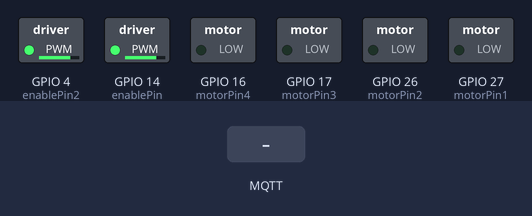
A sketch run on a simulated ESP32. Parts: switched loads named in the sketch (green lamp = pin HIGH). Inputs (shaded band) come from the test bench. WiFi joins after 1.5 s; servers stay silent unless stated; no MQTT or app messages arrive unless stated; what the sketch prints to the serial monitor is not drawn.

Above: at 2.7 s.
2.8 s: MQTT message "r" arrives on the first subscribed topic
4.3 s: MQTT message "p" arrives on the first subscribed topic
At 5.7 s:
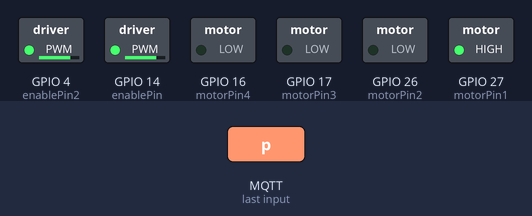
7.3 s: MQTT message "l" arrives on the first subscribed topic
10.3 s: MQTT message "p" arrives on the first subscribed topic
At 11.5 s:
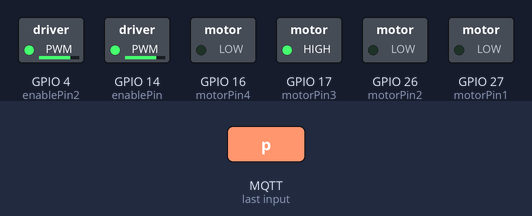
Timing chart, 0 to 13.8 s (numbered marks = the images above; inputs shaded):
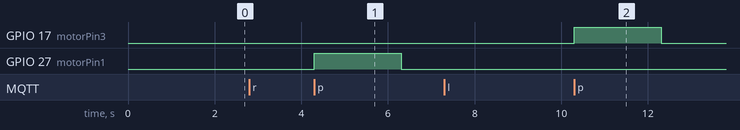

The sketch:

mqtt-client.ino
```cpp
#include <WiFi.h>
#include <PubSubClient.h>
#include <driver/ledc.h>

/* change it with your ssid-password */
const char *ssid = "Movsec 2";
const char *password = "movsec2022!";
/* this is the IP of PC/raspberry where you installed MQTT Server
on Wins use "ipconfig"
on Linux use "ifconfig" to get its IP address */
const char *mqtt_server = "192.168.1.55";
const char *topic = "moves";
/* create an instance of PubSubClient client */
WiFiClient espClient;
PubSubClient client(espClient);

// ########## MOTOR CONTROL ##########
// Motor-1
const int motorPin1 = 27;
const int motorPin2 = 26;
const int enablePin = 14; // PWM Control Pins

// Motor-2
const int motorPin3 = 17;
const int motorPin4 = 16;
const int enablePin2 = 4; // PWM Control Pins

// Setting PWM properties
const int freq = 30000;
const int pwmChannel1 = enablePin;
const int pwmChannel2 = enablePin2;
const int resolution = 8;

// ########## Direction Functions ###########

void rigth()
{

  digitalWrite(motorPin1, HIGH);
  digitalWrite(motorPin2, LOW);
  digitalWrite(motorPin3, LOW);
  digitalWrite(motorPin4, LOW);
  delay(2000);
  allLow();
  delay(1000);


}

void left()
{
  digitalWrite(motorPin1, LOW);
  digitalWrite(motorPin2, LOW);
  digitalWrite(motorPin3, HIGH);
  digitalWrite(motorPin4, LOW);
  delay(2000);
  allLow();
  delay(1000);
}

void forward()
{
  digitalWrite(motorPin1, HIGH);
  digitalWrite(motorPin2, LOW);
  digitalWrite(motorPin3, HIGH);
  digitalWrite(motorPin4, LOW);
  delay(2000);
  allLow();
  delay(1000);
}

void backward()
{
  digitalWrite(motorPin1, LOW);
  digitalWrite(motorPin2, HIGH);
  digitalWrite(motorPin3, LOW);
  digitalWrite(motorPin4, HIGH);
  delay(2000);
  allLow();
  delay(1000);
}

void allLow()
{
  digitalWrite(motorPin1, LOW);
  digitalWrite(motorPin2, LOW);
  digitalWrite(motorPin3, LOW);
  digitalWrite(motorPin4, LOW);
  delay(2000);

}

// ########## Duty Cycle PWM ##########
int dutyCycle1 = 200;
int dutyCycle2 = 200;

unsigned long currentTime = millis();
// Previous time
unsigned long previousTime = 0;
// Define timeout time in milliseconds (example: 2000ms = 2s)
const long timeoutTime = 2000;

char moves[100];
int moveIndex = 0;

void executeMoves()
{
  Serial.println("Executing Moves");

  for (int m = 0; m < 100; m++)
  {
    Serial.println(moves[m]);

    if (moves[m] == 'r')
    {
      Serial.println("r");
      rigth();
    }
    else if (moves[m] == 'l')
    {
      Serial.println("l");
      left();
    }
    else if (moves[m] == 'f')
    {
      Serial.println("f");
      forward();
    }
    else if (moves[m] == 'b')
    {
      Serial.println("b");
      backward();
    }
    else if (moves[m] == 's')
    {
      Serial.println("s");
      allLow();
    }
    else if (moves[m] == 'p')
    {
      Serial.println("p");
      break;
    }
    else
    {
      Serial.println("Error");
    }
  }
}

void receivedCallback(char *topic, byte *payload, unsigned int length)
{
  Serial.print("Message received: ");
  Serial.println(topic);

  Serial.print("payload: ");
  for (int i = 0; i < length; i++)
  {
    Serial.print((char)payload[i]);
  }

  Serial.println();

  moves[moveIndex] = (char)payload[0];
  Serial.println(moves[moveIndex]);

  if (moves[moveIndex] == 'p')
  {
    Serial.println("p detected");
    executeMoves();
    moveIndex = 0;
  }
  else
  {
    moveIndex++;
  }
}

void mqttconnect()
{
  /* Loop until reconnected */
  while (!client.connected())
  {
    Serial.print("MQTT connecting ...");
    /* client ID */
    String clientId = "ESP32Client";
    /* connect now */
    if (client.connect(clientId.c_str(), "guest", "guest"))
    {
      Serial.println("connected");
      /* subscribe topic with default QoS 0*/
      client.subscribe(topic);
    }
    else
    {
      Serial.print("failed, status code =");
      Serial.print(client.state());
      Serial.println("try again in 5 seconds");
      /* Wait 5 seconds before retrying */
      delay(5000);
    }
  }
}

void setup()
{
  Serial.begin(115200);
  // We start by connecting to a WiFi network
  Serial.println();
  Serial.print("Connecting to ");
  Serial.println(ssid);

  WiFi.begin(ssid, password);

  while (WiFi.status() != WL_CONNECTED)
  {
    delay(500);
    Serial.print(".");
  }
  /* set led as output to control led on-off */
  pinMode(motorPin1, OUTPUT);
  pinMode(motorPin2, OUTPUT);
  pinMode(enablePin, OUTPUT);
  pinMode(motorPin3, OUTPUT);
  pinMode(motorPin4, OUTPUT);
  pinMode(enablePin2, OUTPUT);

  digitalWrite(motorPin1, LOW);
  digitalWrite(motorPin2, LOW);
  digitalWrite(motorPin3, LOW);
  digitalWrite(motorPin4, LOW);

  Serial.println("");
  Serial.println("WiFi connected");
  Serial.println("IP address: ");
  Serial.println(WiFi.localIP());

  /* configure the MQTT server with IPaddress and port */
  client.setServer(mqtt_server, 1883);
  /* this receivedCallback function will be invoked
  when client received subscribed topic */
  client.setCallback(receivedCallback);

    // configure LED PWM functionalitites
  ledcSetup(enablePin, freq, resolution);
  ledcAttachPin(14, enablePin);
  ledcWrite(enablePin, dutyCycle1);

  // Initialize PWM for channel 2
  ledcSetup(enablePin2, freq, resolution);
  ledcAttachPin(4, enablePin2);
  ledcWrite(enablePin2, dutyCycle2);
}

void loop()
{

  /* if client was disconnected then try to reconnect again */
  if (!client.connected())
  {
    mqttconnect();
  }
  /* this function will listen for incomming
  subscribed topic-process-invoke receivedCallback */
  client.loop();
}
```

Measured:
- after the input at 2.8 s, every drawn part: stays the same
- after the input at 4.3 s, GPIO 27 (motorPin1): LOW → HIGH at once, → LOW 2.0 s later
- after the input at 7.3 s, every drawn part: stays the same
- after the input at 10.3 s, GPIO 17 (motorPin3): LOW → HIGH at once, → LOW 2.0 s later
